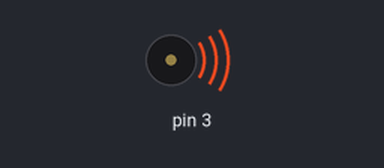
This sketch was run on a simulated Arduino Uno, built with avr-gcc and run on an emulated ATmega328P. Parts: buzzer (waves = sounding).

Above: at 0.2 s.
Timing chart, 0 to 5.2 s (numbered marks = the images above):
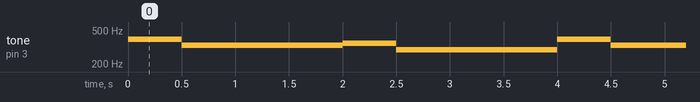

The sketch:

buzzer_music.ino
```cpp
/*
 * Generated using BlocklyDuino:
 *
 * https://github.com/MediaTek-Labs/BlocklyDuino-for-LinkIt
 *
 * Date: Tue, 17 Apr 2018 14:27:18 GMT
 */


void setup()
{

}


void loop()
{
  tone(3, 392);
  delay(500);
  tone(3, 330);
  delay(500);
  tone(3, 330);
  delay(1000);
  tone(3, 349);
  delay(500);
  tone(3, 294);
  delay(500);
  tone(3, 294);
  delay(1000);
}
```

Measured:
- by itself, tone on pin 3: repeats every 4.0 s: 330 Hz 1.5 s, 349 Hz 0.50 s, 294 Hz 1.5 s, 392 Hz 0.50 s
